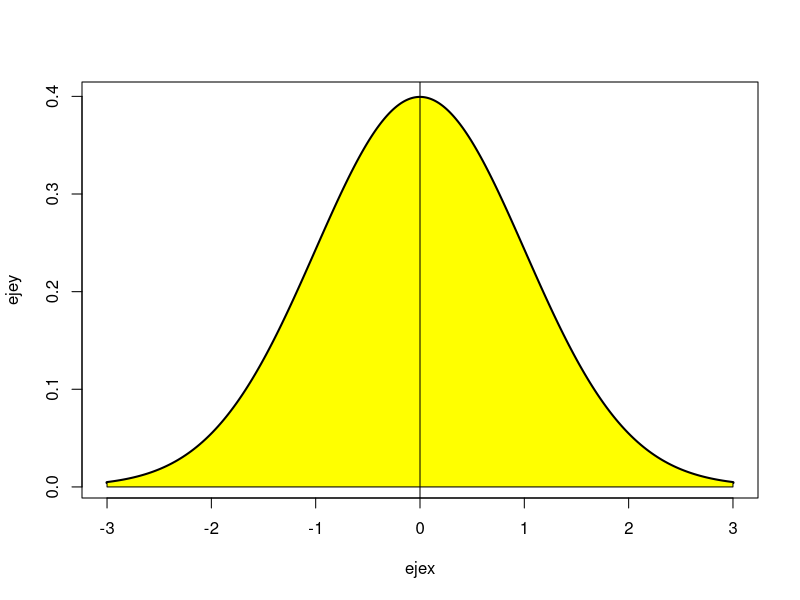
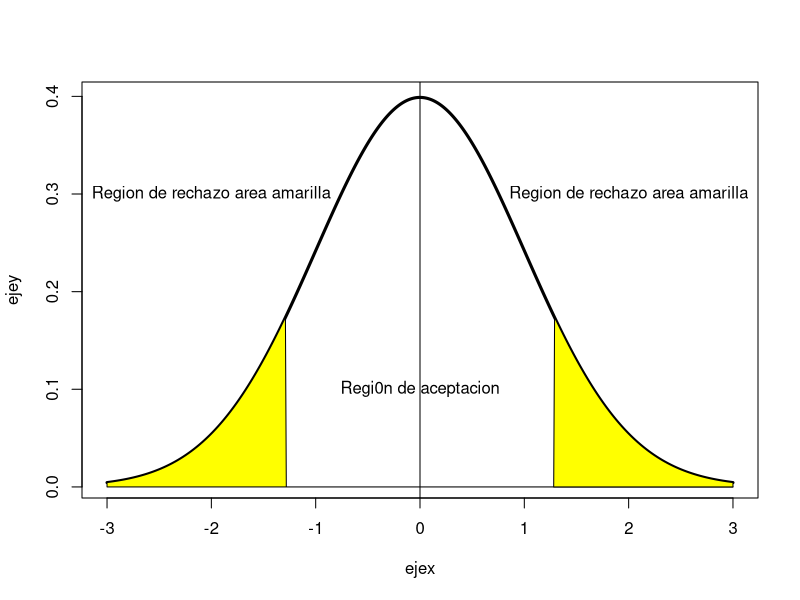

Write R code to recreate these figures, in order. (Note: this script raises an error after producing the figures.)

datos <- c(1496,1500,1510,1485,1503,1491,1506,1526,1493,1488,1495,1503,1528,1496,1491,1497)
n<-length(datos)
xbarra<-mean(datos)
sigma<-15
alpha<-.2

mu0<-1506

#limires de la region de aceptacion
ejex <- seq(-3,3,0.01)
ejey<-dnorm(ejex)
plot(ejex,ejey,type="l",lwd=3)
polygon(c(3,-3,ejex),c(0,0,ejey),col="yellow")
abline(v=0)
####################
ejex <- seq(-3,3,0.01)
ejey <- dnorm(ejex)
plot(ejex,ejey,type='l', lwd=3)
lizq <- qnorm(alpha/2)
aux.x <- ejex[ejex<=lizq]
aux.y <- dnorm(aux.x)
polygon(c(3,-3,aux.x,lizq),c(0,0,aux.y,0),col='yellow')
polygon(c(-lizq,-rev(aux.x),3),c(0,rev(aux.y),0),col='yellow')
text(-2,0.3,'Region de rechazo area amarilla')
text(2,0.3,'Region de rechazo area amarilla')
text(0,0.1,'Regi0n de aceptacion')
abline(v=0)
##############################
abline(v=z0, col =2)
aux.z0 <- abs(z0)
aux2.x <- ejex[ejex<=-aux.z0]
aux2.y <- dnorm(aux2.x)
polygon(c(3,-3,aux2.x,-aux.z0),c(0,0,aux2.y,0),col='blue')
polygon(c(aux.z0,-rev(aux2.x),3),c(0,rev(aux2.y),0),col='blue')
##############################
title(paste('pvalue = 2P(Z<=-abs(z0))=',round(pvalue,5)))
